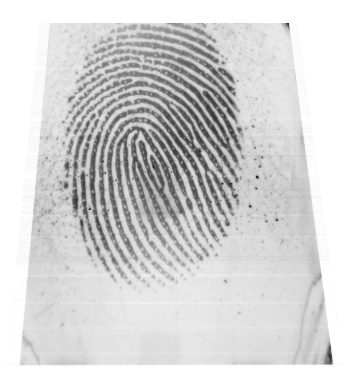
%> input picture huellasDactilares/images/diego1.bmp, 355 x 390 px
$ octave detectaMinucias.m   (GNU Octave 9; MATLAB toolbox functions it lacks are replaced by stand-ins)
%> lines starting %> are read from the running program, lines starting %| are printed output that depends on the picture; in (x1, y1, x2, y2) boxes, pixels count from 0 and x2, y2 are one past the last pixel; in counts of white or black regions, pixels touching at a corner belong together; the program's own positions count from 1
close all, clc, clear all;
im1 = imread('images/diego1.bmp');
%> im1 is the input picture: size 390x355 uint8; min 9, max 255, mean 213.8
im2 = histeq(im1);
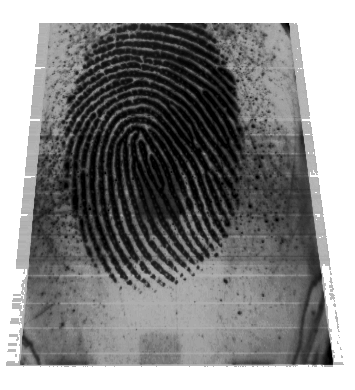
%> im2: size 390x355 uint8; min 0, max 255, mean 136.2
im3 = imsharpen(im2,'Radius',2,'Amount',2);
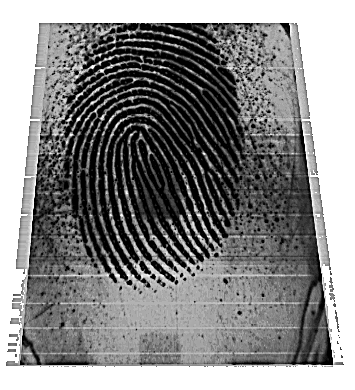
%> im3: size 390x355 uint8; min 0, max 255, mean 137.4
% figure, imshow(im1);
% figure, imshow(im3);
im4 = im3 > 50;
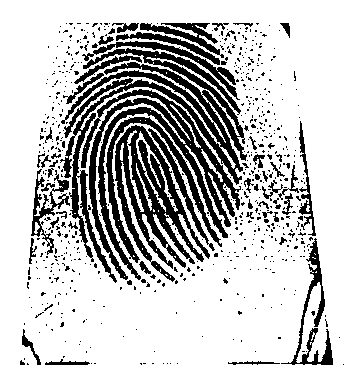
%> im4: size 390x355 logical; 77.4% white; 659 black regions (602 under 20 px), largest, box (x1, y1, x2, y2) and area: (60, 48, 247, 283) 7501, (81, 89, 241, 280) 5954, (115, 125, 210, 282) 5115
figure, imshow([im1,im3,im4]);
%> after `imshow([im1,im3,im4])`:
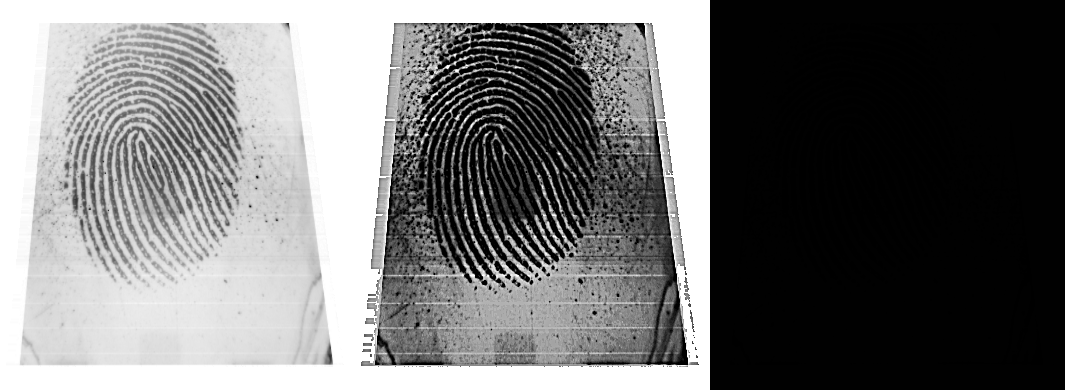
%> displayed picture: size 390x1065, on the screen's scale of 0 to 255; min 0, max 255, mean 117.3
im5 = bwmorph(~im4,'thin',400);
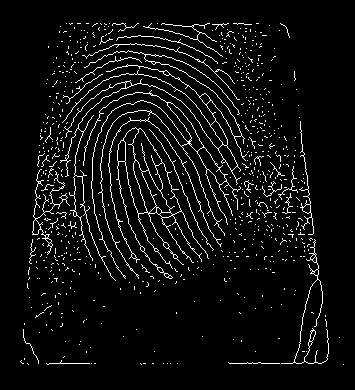
%> im5: size 390x355 logical; 5.5% white in thin lines or dots, all inside (x1, y1, x2, y2) = (20, 23, 344, 365)
figure, imshow(~im5);
%> after `imshow(~im5)`:
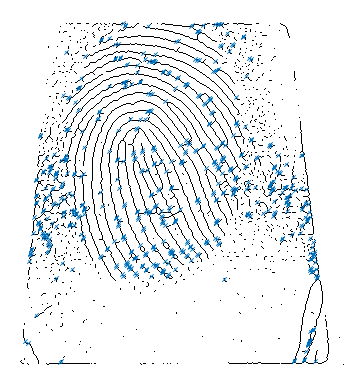
%> figure redrawn from the program's plot data
propied=regionprops(im1,'BoundingBox');
%> propied = 255 regions; largest, box (x1, y1, x2, y2): (0, 0, 355, 390), (6, 23, 343, 367), (6, 23, 343, 367), (6, 23, 342, 367), (7, 24, 343, 367)
numero =0;
sumas = ~im5;
se = ones(3);

[m,n] = size(im5);
%> m = 390; n = 355
for i=1:m-20

    for j=1:n-20

    for h=1:3
    for k =1:3
    numero1= ~im5(i+h,j+k);
    numero2 = se(h,k);

    numero3 = numero1 * numero2;
    numero = numero + numero3;


    end
    end
%     sumas(i,j)= numero;
    if numero == 5 && ~im5(i+1,j+1)==0
    sumas(i,j)= 0;
    line([j-1,j+1+2],[i+1+2,i+1-2])
     line([j,j+1+1],[i,i+1+1])
    else
    sumas(i,j)= 1;
    end
    numero = 0;

    end;
end;
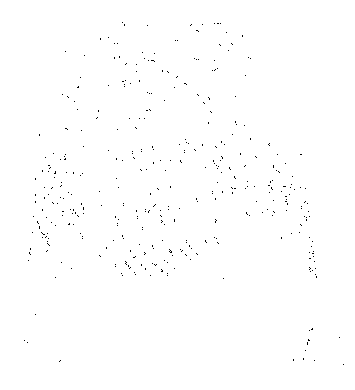
%> sumas: size 390x355 logical; 99.6% white; black in thin lines or dots, all inside (x1, y1, x2, y2) = (24, 22, 344, 365)

$ run again, with huellasDactilares/images/alexander1.bmp copied over huellasDactilares/images/diego1.bmp
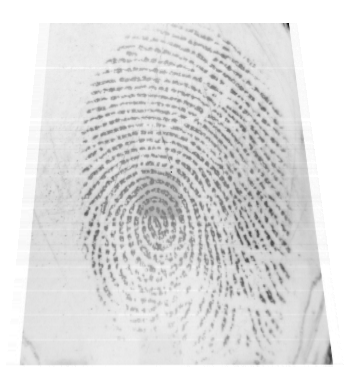
%> input picture huellasDactilares/images/alexander1.bmp, 355 x 390 px
%> im1 is the input picture: size 390x355 uint8; min 19, max 255, mean 224.1
%> im4: size 390x355 logical; 77.2% white; 621 black regions (408 under 20 px), largest, box (x1, y1, x2, y2) and area: (154, 117, 333, 365) 8296, (105, 168, 203, 277) 4101, (83, 146, 140, 217) 896
%> im5: size 390x355 logical; 6% white in thin lines or dots, all inside (x1, y1, x2, y2) = (20, 23, 329, 365)
%> `imshow(~im5)`:
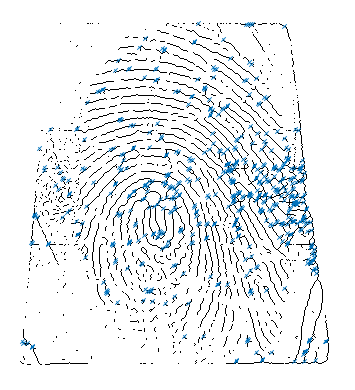
%> figure redrawn from the program's plot data
%> propied = 255 regions; largest, box (x1, y1, x2, y2): (0, 0, 355, 390), (6, 23, 343, 367), (6, 26, 344, 367), (6, 23, 341, 367), (6, 25, 342, 367)
%> after the loop `for i=1:m-20`:
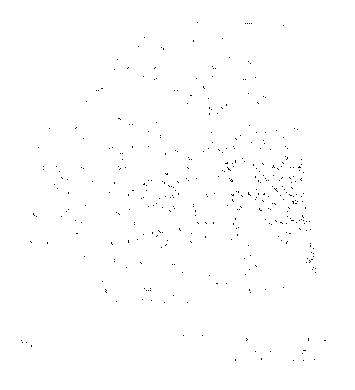
%> sumas: size 390x355 logical; 99.6% white; black in thin lines or dots, all inside (x1, y1, x2, y2) = (21, 22, 326, 361)

$ run again, with huellasDactilares/images/alexander2.bmp copied over huellasDactilares/images/diego1.bmp
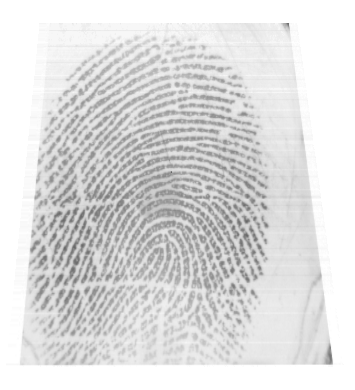
%> input picture huellasDactilares/images/alexander2.bmp, 355 x 390 px
%> im1 is the input picture: size 390x355 uint8; min 101, max 255, mean 222.2
%> im4: size 390x355 logical; 75.7% white; 440 black regions (223 under 20 px), largest, box (x1, y1, x2, y2) and area: (83, 127, 276, 223) 3231, (112, 220, 219, 321) 1267, (105, 193, 230, 282) 1005
%> im5: size 390x355 logical; 6.2% white in thin lines or dots, all inside (x1, y1, x2, y2) = (20, 23, 330, 365)
%> `imshow(~im5)`:
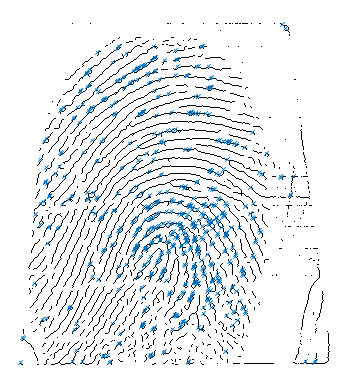
%> figure redrawn from the program's plot data
%> propied = 255 regions; largest, box (x1, y1, x2, y2): (0, 0, 355, 390), (6, 23, 343, 367), (8, 24, 343, 367), (8, 23, 342, 367), (14, 23, 344, 367)
%> after the loop `for i=1:m-20`:
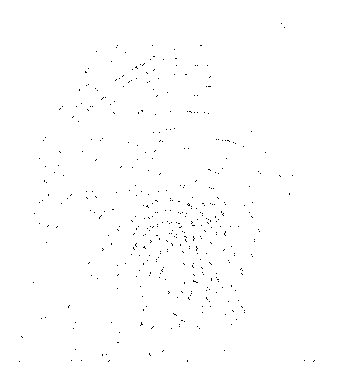
%> sumas: size 390x355 logical; 99.6% white; black in thin lines or dots, all inside (x1, y1, x2, y2) = (19, 23, 315, 362)
